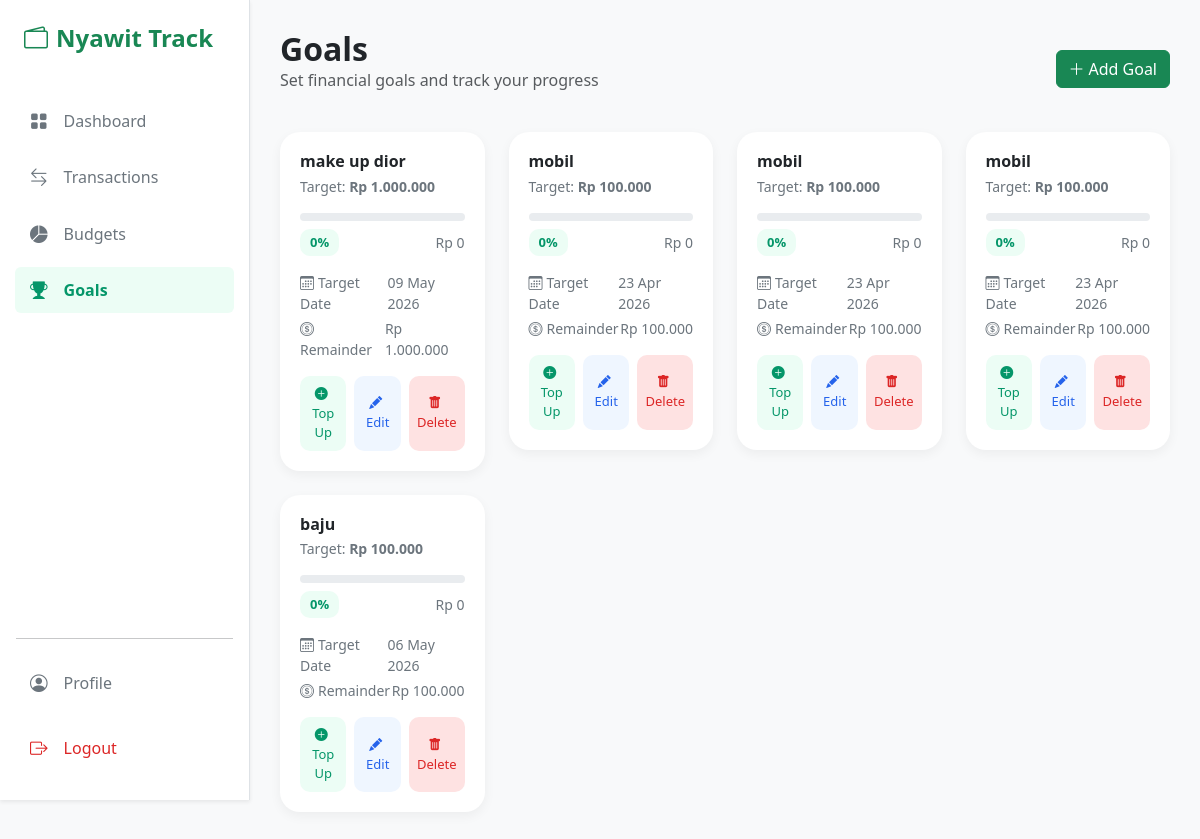
Page /goalss.php (signed in) on the earlier database version.
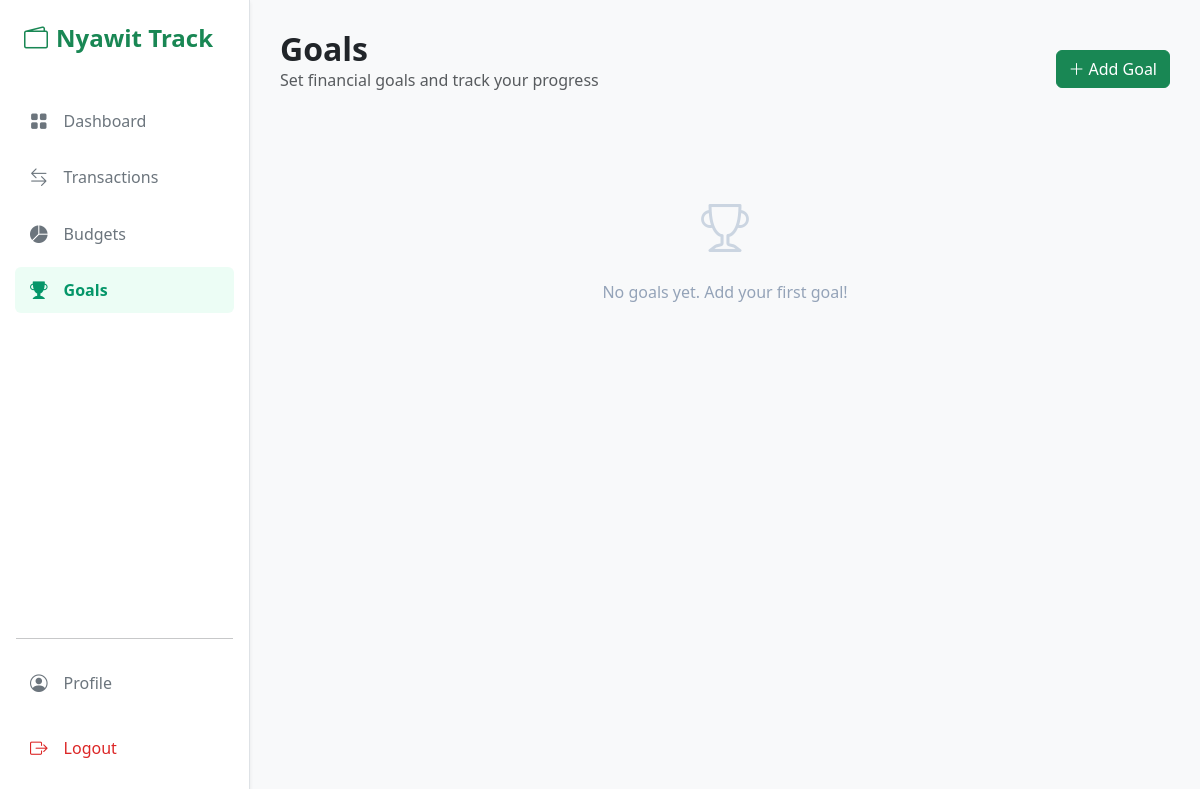
Same page on the later database version.
### tables this page shows
CREATE TABLE `goals` (
  `goalsID` int(11) NOT NULL,
  `nama_goal` varchar(100) DEFAULT NULL,
  `target_nominal` int(11) DEFAULT NULL,
  `deadline` date DEFAULT NULL,
  `terkumpul` int(11) NOT NULL DEFAULT 0
);

### goalss.php (the view, shortened to what this page needs)
<?php
require "koneksi.php";
$data = mysqli_query($koneksi, "SELECT * FROM goals");
function formatRp($angka)
{
    return "Rp " . number_format($angka, 0, ',', '.');
}
function hitungPersen($terkumpul, $target)
{
    return min(100, round(($terkumpul / $target) * 100));
}
function hitungSisa($terkumpul, $target)
{
    return max(0, $target - $terkumpul);
}
function formatTanggal($tanggal)
{
    return date("d M Y", strtotime($tanggal));
}
?>
<!DOCTYPE html>
<html lang="en">
<head>
    <link href="https://cdn.jsdelivr.net/npm/bootstrap@5.3.3/dist/css/bootstrap.min.css" rel="stylesheet">
    <link rel="stylesheet" href="https://cdn.jsdelivr.net/npm/bootstrap-icons@1.11.0/font/bootstrap-icons.css">
</head>
<body class="d-flex bg-light">
    <div class="sidebar d-flex flex-column shadow-sm">
        <div class="p-4 mb-2">
            <h4 class="text-success fw-bold"><i class="bi bi-wallet2 me-2"></i>Nyawit Track</h4>
        </div>
        <ul class="nav nav-pills flex-column mb-auto">
            <li>
                <a href="dashboard.php" class="nav-link">
                    <i class="bi bi-grid-fill me-3"></i>Dashboard
                </a>
            </li>
            <li>
                <a href="transactions.php" class="nav-link">
                    <i class="bi bi-arrow-left-right me-3"></i>Transactions
                </a>
            </li>
            <li>
                <a href="budgets.php" class="nav-link">
                    <i class="bi bi-pie-chart-fill me-3"></i>Budgets
                </a>
            </li>
            <li>
                <a href="goalss.php" class="nav-link active">
                    <i class="bi bi-trophy-fill me-3"></i>Goals
                </a>
            </li>
        </ul>
        <hr class="mx-3">
        <ul class="nav nav-pills flex-column mb-4">
            <li>
                <a href="profile.php" class="nav-link">
                    <i class="bi bi-person-circle me-3"></i>Profile
                </a>
            </li>
            <li class="mt-2">
                <a href="logout.php" class="nav-link text-danger">
                    <i class="bi bi-box-arrow-right me-3"></i>Logout
                </a>
            </li>
        </ul>
    </div>
    <div class="main-content">
        <div class="d-flex justify-content-between align-items-center mb-4">
            <div>
                <h2 class="fw-bold mb-0">Goals</h2>
                <p class="text-muted">Set financial goals and track your progress</p>
            </div>
            <button class="btn btn-success" data-bs-toggle="modal" data-bs-target="#modalTambah">
                <i class="bi bi-plus-lg me-1"></i>Add Goal
            </button>
        </div>
        <div class="row g-4">
            <?php
            if (mysqli_num_rows($data) > 0):
                while ($dataGoal = mysqli_fetch_assoc($data)):
                    $id = $dataGoal['goalsID'];
                    $nama = $dataGoal['nama_goal'];
                    $target = $dataGoal['target_nominal'];
                    $terkumpul = $dataGoal['terkumpul'];
                    $deadline = $dataGoal['deadline'];
                    $persen = hitungPersen($terkumpul, $target);
                    $sisa = hitungSisa($terkumpul, $target);
                    $tanggal = formatTanggal($deadline);
                    $deadline_input = ($deadline == "0000-00-00" || !$deadline) ? "" : $deadline;
                    ?>
                    <div class="col-12 col-sm-6 col-xl-3">
                        <div class="card-goal">
                            <h6 class="fw-bold mb-1"><?= htmlspecialchars($nama) ?></h6>
                            <p class="info-bawah mb-3">Target: <strong><?= formatRp($target) ?></strong></p>
                            <div class="progress mb-2">
                            </div>
                            <div class="d-flex justify-content-between align-items-center mb-3">
                                <span class="badge-persen"><?= $persen ?>%</span>
                                <span class="info-bawah"><?= formatRp($terkumpul) ?></span>
                            </div>
                            <div class="info-bawah mb-3">
                                <div class="d-flex justify-content-between">
                                    <span><i class="bi bi-calendar3 me-1"></i>Target Date</span>
                                    <span><?= $tanggal ?></span>
                                </div>
                                <div class="d-flex justify-content-between mt-1">
                                    <span><i class="bi bi-coin me-1"></i>Remainder</span>
                                    <span><?= formatRp($sisa) ?></span>
                                </div>
                            </div>
                            <div class="d-flex gap-2">
                                <button class="btn-aksi btn-topup <?= $persen >= 100 ? 'disabled' : ''?>"
                                <?= $persen >= 100 ? 'disabled' : ''?>
                                    onclick="bukaTopup('<?= $id ?>', '<?= htmlspecialchars($nama) ?>')">
                                    <i class="bi bi-plus-circle-fill me-1"></i>Top Up
                                </button>
                                <button class="btn-aksi btn-edit"
                                    onclick="bukaEdit('<?= $id ?>', '<?= htmlspecialchars($nama) ?>', '<?= $target ?>', '<?= $deadline_input ?>')">
                                    <i class="bi bi-pencil-fill me-1"></i>Edit
                                </button>
                                <button class="btn-aksi btn-hapus"
                                    onclick="bukaHapus('<?= $id ?>', '<?= htmlspecialchars($nama) ?>')">
                                    <i class="bi bi-trash-fill me-1"></i>Delete
                                </button>
                            </div>
                        </div>
                    </div>
                <?php endwhile;
            else: ?>
                <div class="col-12 kosong">
                    <i class="bi bi-trophy" style="font-size: 48px; color: #cbd5e1;"></i>
                    <p class="mt-3">No goals yet. Add your first goal!</p>
                </div>
            <?php endif; ?>
        </div>
    </div>
</body>
</html>

### goalss.php (style rules this page uses)
body { background-color: #f8f9fa; }
.sidebar { min-height: 100vh; width: 250px; background-color: white; border-right: 1px solid #dee2e6; position: fixed; }
.main-content { margin-left: 250px; padding: 30px; width: calc(100% - 250px); }
.nav-link { color: #6c757d !important; border-radius: 10px; margin: 5px 15px; padding: 10px 15px; transition: all 0.2s ease; display: flex; align-items: center; border: none !important; }
.nav-link.active { background-color: #ecfdf5 !important; color: #059669 !important; font-weight: 600; }
.nav-link.text-danger { color: #dc2626 !important; }
.nav-link i { font-size: 1.1rem; }
.kosong { text-align: center; padding: 60px 0; color: #94a3b8; }
.card-goal { background: white; border-radius: 20px; padding: 20px; box-shadow: 0 4px 12px rgba(0, 0, 0, 0.05); transition: 0.3s; }
.info-bawah { font-size: 14px; color: #6c757d; }
.progress { height: 8px; border-radius: 10px; }
.badge-persen { background-color: #ecfdf5; color: #059669; padding: 4px 10px; border-radius: 10px; font-size: 13px; font-weight: 600; }
.btn-aksi { flex: 1; border: none; padding: 8px; border-radius: 10px; font-size: 13px; transition: 0.2s; }
.btn-topup { background-color: #ecfdf5; color: #059669; }
.btn-edit { background-color: #eff6ff; color: #2563eb; }
.btn-hapus { background-color: #fee2e2; color: #dc2626; }

Differences in the rows shown:
removed goals: nama_goal "make up dior", target_nominal "Rp 1.000.000", target_nominal "0", deadline "09 May 2026"
removed goals: nama_goal "mobil", target_nominal "Rp 100.000", target_nominal "0", deadline "23 Apr 2026"
removed goals: nama_goal "mobil", target_nominal "Rp 100.000", target_nominal "0", deadline "23 Apr 2026"
removed goals: nama_goal "mobil", target_nominal "Rp 100.000", target_nominal "0", deadline "23 Apr 2026"
removed goals: nama_goal "baju", target_nominal "Rp 100.000", target_nominal "0", deadline "06 May 2026"
Other differences:
text now shown: "No goals yet. Add your first goal!"
